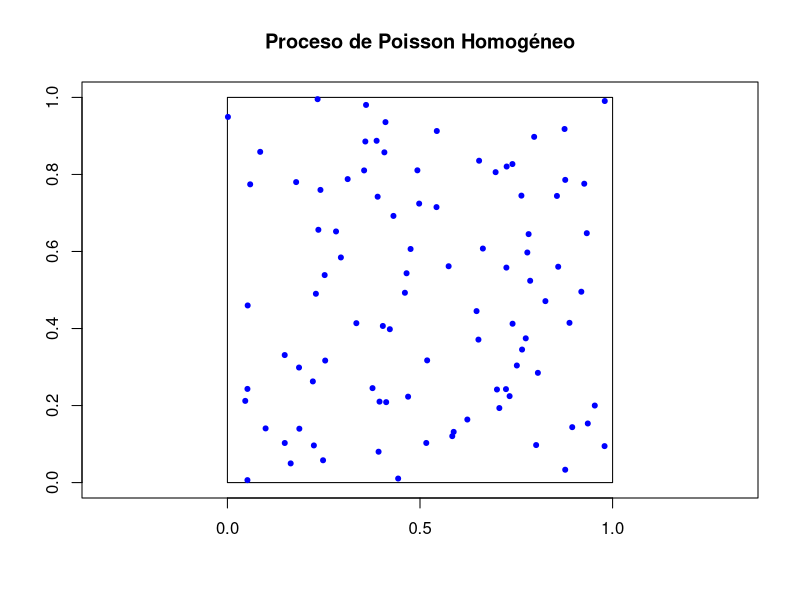
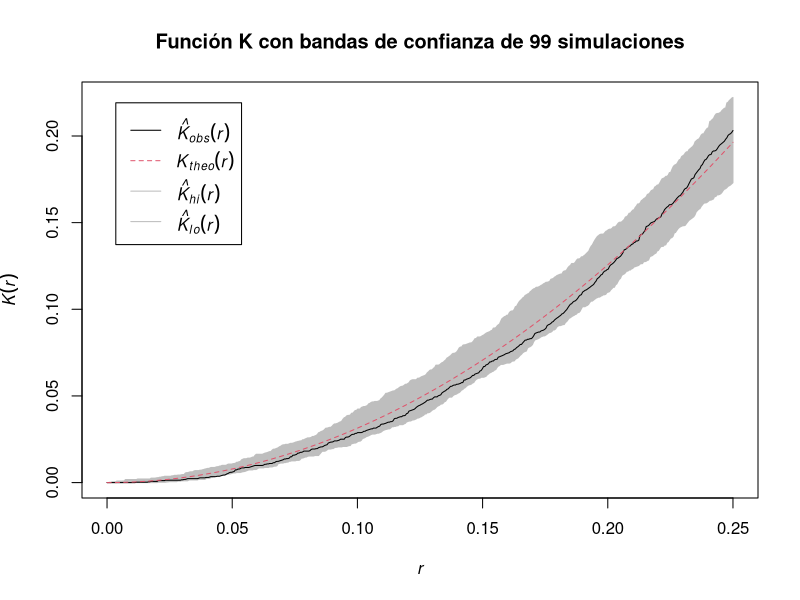
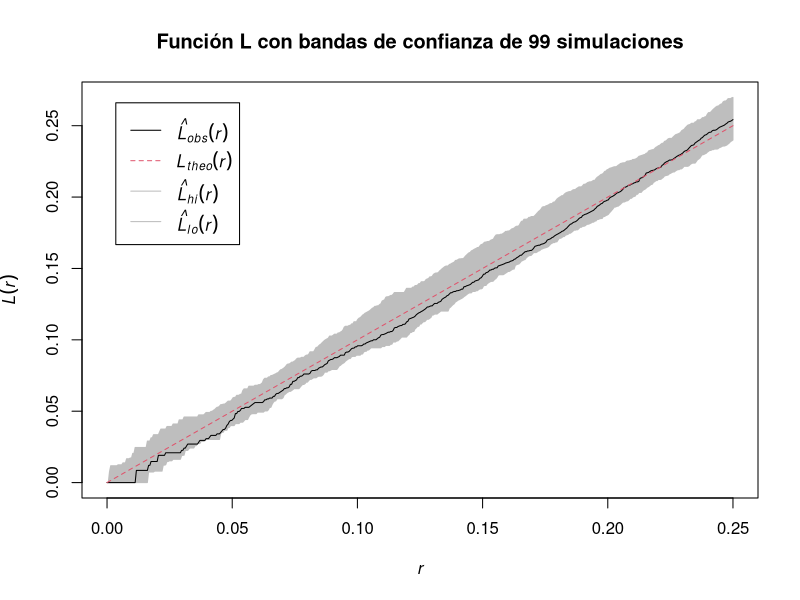
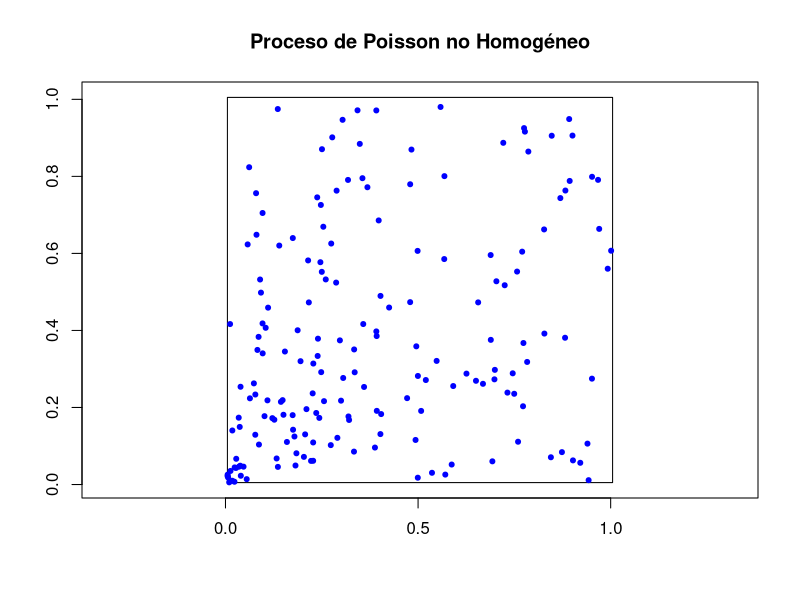
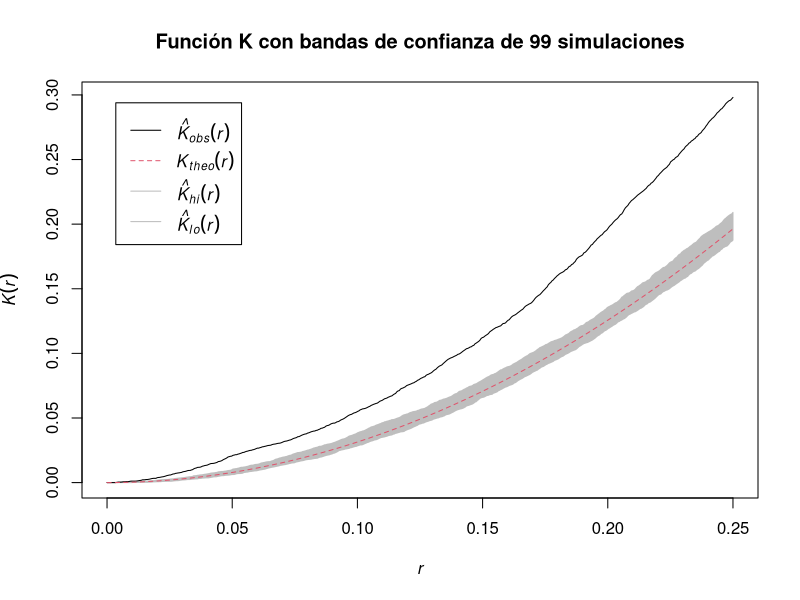
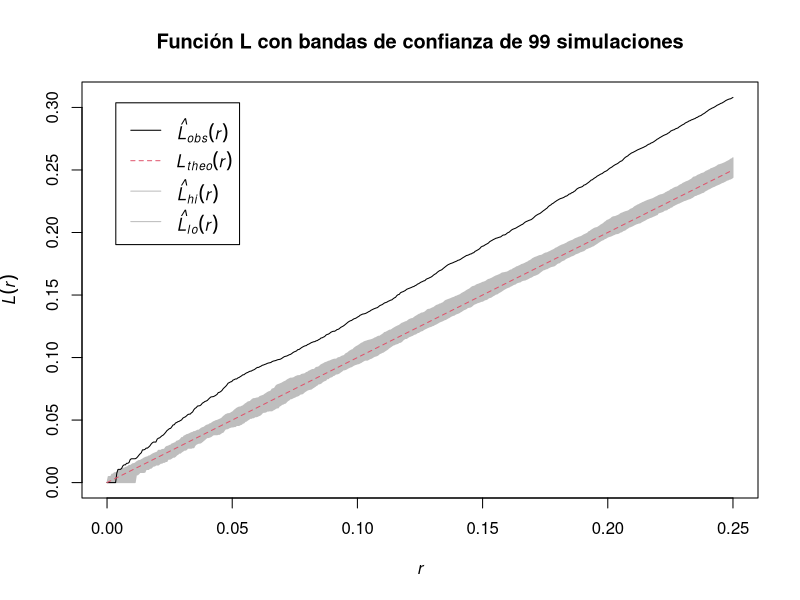

Recreate these plots in R, in order.
## ---- chunk 1
library(spatstat)

set.seed(612000)
X <- rpoispp(lambda = 100, win = owin(c(0,1), c(0,1)))

plot(X, 
     main = "Proceso de Poisson Homogéneo",
     pch = 20,                      
     cols = "blue",                  
     show.window = TRUE,             
     axes = TRUE,                    
     xlab = "X",          
     ylab = "Y"        
     )
## ---- chunk 2
lambda_hat<- data.frame("lambda_hat=",intensity(X)) 
lambda_hat
## ---- chunk 3
K <- Kest(X, correction = "border")
K_env <- envelope(X, Kest, nsim=99)

plot(K_env, main = "Función K con bandas de confianza de 99 simulaciones")
## ---- chunk 4
L<-Lest(X, correction = "border")
L_env <- envelope(X, Lest, nsim=99)

plot(L_env, main = "Función L con bandas de confianza de 99 simulaciones")
## ---- chunk 5
quadrat.test(X, nx = 4, ny = 4)
## ---- chunk 6
library(spatstat)

lambda <- function(x, y) { ifelse(x == 0 & y == 0, 0, 100 / sqrt(x^2 + y^2)) }
x <- seq(0.01, 1, length.out = 100)
y <- seq(0.01, 1, length.out = 100)
grid <- expand.grid(x = x, y = y)
grid$lambda <- lambda(grid$x, grid$y)
lambda_im <- as.im(data.frame(x = grid$x, y = grid$y, z = grid$lambda), 
                   W = owin(c(0,1), c(0,1)))

set.seed(612003)
X_nhpp <- rpoispp(lambda_im)

plot(X_nhpp, 
     main = "Proceso de Poisson no Homogéneo",
     pch = 20,                      
     cols = "blue",                  
     show.window = TRUE,             
     axes = TRUE,                    
     xlab = "X",          
     ylab = "Y"        
     )
## ---- chunk 7
K_empirica <- Kest(X_nhpp, correction = "border")

K_empenv <- envelope(X_nhpp, Kest, nsim=99)
plot(K_empenv, main = "Función K con bandas de confianza de 99 simulaciones")
## ---- chunk 8
L_empirica <- Lest(X_nhpp, correction = "border")

L_empenv <- envelope(X_nhpp, Lest, nsim=99)
plot(L_empenv, main = "Función L con bandas de confianza de 99 simulaciones")
## ---- chunk 9
quadrat.test(X_nhpp, nx = 4, ny = 4)
